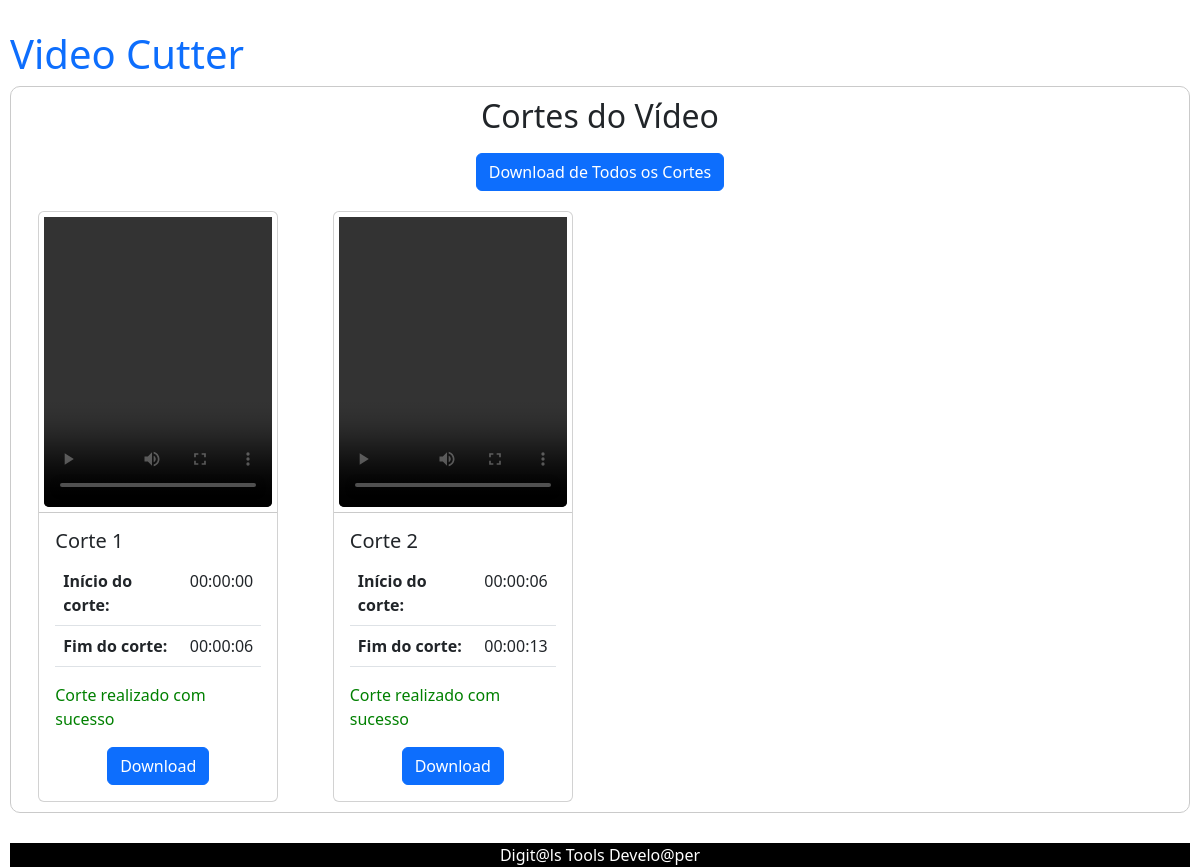
The app's page /results/, older data.
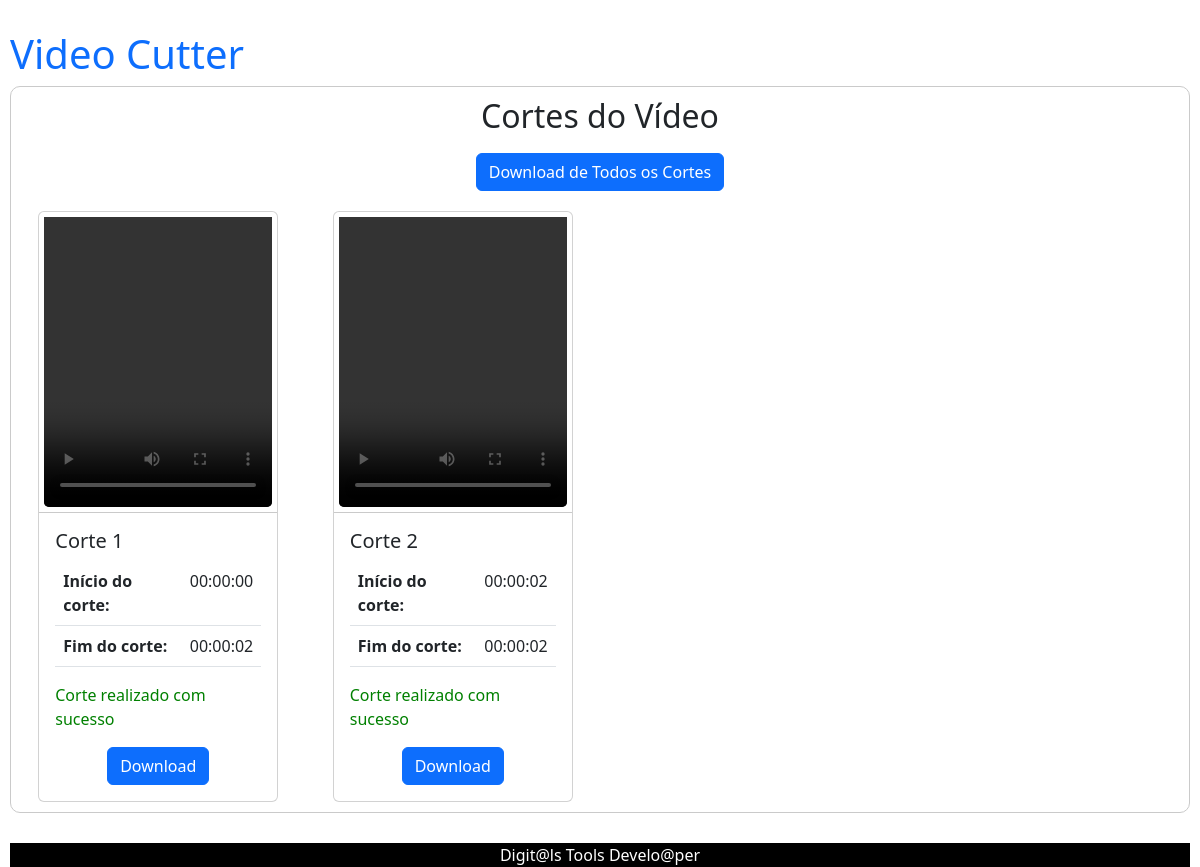
The same page, newer data.
### video_cutter_app/models.py (models this page shows)
class VideoCut(models.Model):
    video = models.ForeignKey('Video', on_delete=models.CASCADE)
    start_time = models.CharField(max_length=8)  # HH:MM:SS
    end_time = models.CharField(max_length=8)  # HH:MM:SS
    video_path = video_path = models.FileField(upload_to='videos/')  # Caminho para o arquivo de v�deo no sistema de arquivos

### video_cutter_app/views.py (the view)
# urls.py: path('results/', views.results, name="results"),
def results(request):
    video_original = Video.objects.last()
    cuts = VideoCut.objects.filter(video=video_original)
    context = {
        'video': video_original,
        'cuts': cuts,
    }
    return render(request, 'video_cutter_app/results.html', context)

### video_cutter_app/templates/video_cutter_app/results.html (shortened to what this page needs)
{% extends "video_cutter_app/base.html" %}
{% block content %}
<div class="body-results">
    <div class="row results-cards">
        <div class="results-title">
            <h2>Cortes do Vídeo</h2>
        </div>
         <div class="col-md-12" style="margin-bottom: 20px;">
            <div class="text-center">
                <a href="{% url 'download_all_cuts' %}" class="btn btn-primary">Download de Todos os Cortes</a>
            </div>
        </div>
        {% for cut in cuts %}
        <div class="col-md-3 {% if 'Mobile' in request.META.HTTP_USER_AGENT %}col-sm-6{% endif %} cards-items ">
            <div class="card ">
                <div class="card-media">
                    {% if cut.video_path == "Intervalo inválido" %}
                    <i class="fas fa-exclamation-triangle fa-5x text-danger card-img-top"></i>
                    {% else %}
                    <video class="card-img-top" controls width="286" height="180" loading="lazy">
                        <source src="{{ cut.video_path.url }}" type="{{ cut.video_path.content_type }}">
                    </video>
                    {% endif %}
                </div>
                <div class="card-body card-result">
                    <h5 class="card-title">Corte {{ forloop.counter }}</h5>
                    <table class="table" >
                        <tbody style="width: 100%;">
                            <tr>
                                <th>Início do corte:</th>
                                <td>{{ cut.start_time }}</td>
                            </tr>
                            <tr>
                                <th>Fim do corte:</th>
                                <td>{{ cut.end_time }}</td>
                            </tr>
                        </tbody>
                    </table>
                    {% if cut.video_path == "Intervalo inválido" %}
                    <p class="card-text intervalo-invalido">Intervalo de corte inválido</p>
                    {% else %}
                    <p class="card-text cut-success">Corte realizado com sucesso</p>
                    <div class="div-btn-dowload-cut">
                        <a href="{{ cut.video_path.url }}" download="corte_{{ forloop.counter }}.mp4"
                            class="btn btn-primary ">Download</a>
                    </div>
                    {% endif %}
                </div>
            </div>
        </div>
        {% endfor %}
    </div>
</div>
{% endblock %}

Row changes from the older to the newer data that the page shows:
removed VideoCut: start_time "00:00:00", end_time "00:00:06"
removed VideoCut: start_time "00:00:06", end_time "00:00:13"
added VideoCut: start_time "00:00:00", end_time "00:00:02"
added VideoCut: start_time "00:00:02", end_time "00:00:02"
